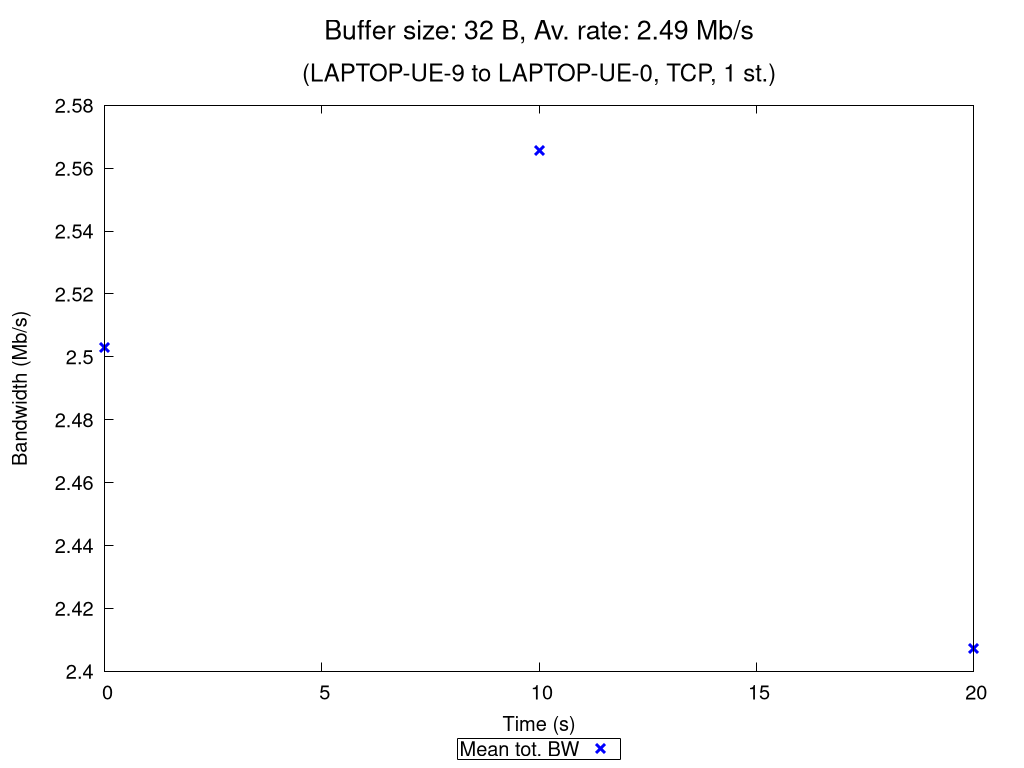

The gnuplot source for this figure:
set terminal pngcairo nocrop enhanced size 1024,768 font "Verdana,15"
set output "TCP_1_st_2020_11_05_12-50-29_two2one_00032B.png"

set title "{/=20 Buffer size: 32 B, Av. rate: 2.49 Mb/s}\n\n{/=18 (LAPTOP-UE-9 to LAPTOP-UE-0, TCP, 1 st.)}"

set xlabel "Time (s)"
set ylabel "Bandwidth (Mb/s)"
set ytics nomirror
set key bmargin center horizontal box samplen 1 width -1
set bmargin 4.6
set rmargin 4.5

rf = 1000000.0  # rate factor
set style fill transparent solid 0.2 noborder
set autoscale xfix
plot "TCP_1_st_2020_11_05_12-50-29_two2one_00032B_iperf_processed.dat" using 1:($2/rf-$3/rf):($2/rf+$3/rf) with filledcurves lc rgb "blue" notitle, \
     "" using 1:($2/rf) with points pt 2 ps 1.5 lw 3 lc rgb "blue" title "Mean tot. BW", \
